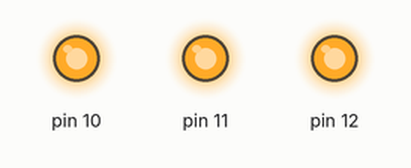
Bench run of a sketch on a simulated Arduino Uno, built with avr-gcc and run on an emulated ATmega328P. Parts: output pins drawn as LEDs (lit = HIGH).

Above: at 0.2 s.
At 1.7 s:
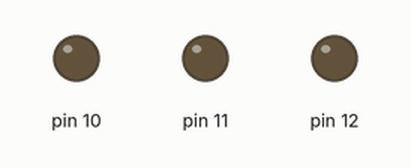
Timing chart, 0 to 3.0 s (numbered marks = the images above):
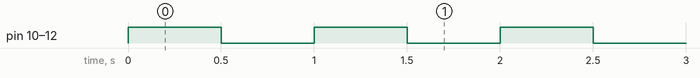

Measured:
- by itself, pin 10–12: alternates HIGH for 0.50 s and LOW for 0.50 s

The sketch:

CreateLEDRun.ino
```cpp
void setup()
{
  pinMode(10, OUTPUT);
  pinMode(11, OUTPUT);
  pinMode(12, OUTPUT);
}

void loop()
{
  digitalWrite(12, HIGH);
  digitalWrite(11, HIGH);
  digitalWrite(10, HIGH);
  delay(500);
  digitalWrite(12, LOW);
  digitalWrite(11, LOW);
  digitalWrite(10, LOW);
  delay(500);
}
```
